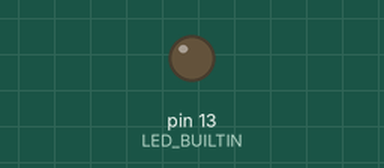
Simulated run of this sketch. Board: Arduino Uno, built with avr-gcc and run on an emulated ATmega328P. Shown: output pins drawn as LEDs (lit = HIGH).

Above: at 0.7 s.
At 5.2 s:
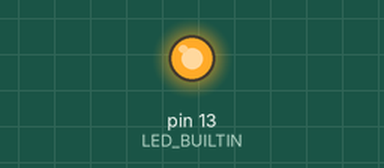
Timing chart, 0 to 6.9 s (numbered marks = the images above):
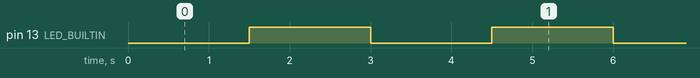

The sketch:

RELE_TEST_1.ino
```cpp
void setup() {
  // put your setup code here, to run once:
pinMode(LED_BUILTIN,OUTPUT);
digitalWrite(LED_BUILTIN,LOW);
}

void loop() {
  // put your main code here, to run repeatedly:
digitalWrite(LED_BUILTIN,LOW);
delay(1500);
digitalWrite(LED_BUILTIN,HIGH);
delay(1500);
}
```

Measured:
- by itself, pin 13 (LED_BUILTIN): alternates HIGH for 1.5 s and LOW for 1.5 s
